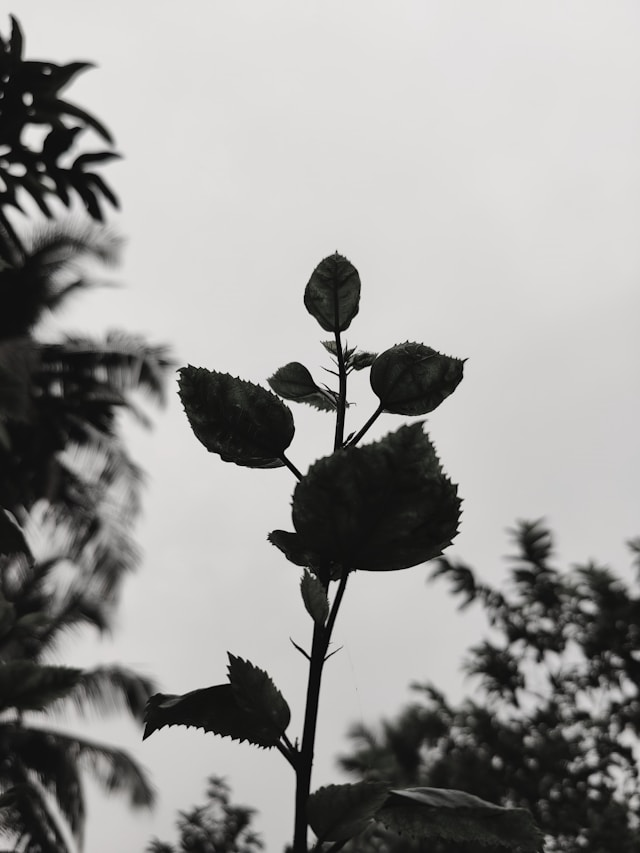
#> input picture inputs/input1/input.png, 640 x 853 px, found by its file name
$ python verify_all.py   (older library calls are emulated)
#> lines starting #> are read from the running program, lines starting #| are printed output that depends on the picture
import cv2
import numpy as np

ref_img = cv2.imread('inputs/input1/input.png', cv2.IMREAD_GRAYSCALE)
#> ref_img: shape (853, 640); min 0, max 243, mean 152.9
ref_img = cv2.resize(ref_img, (640, 853))

gx = cv2.Sobel(ref_img, cv2.CV_16S, 1, 0, ksize=3)
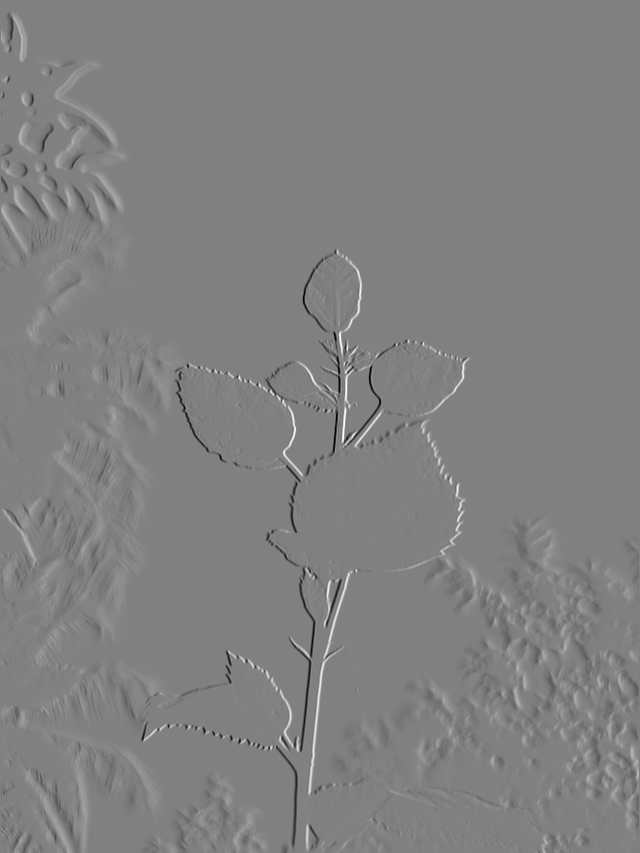
#> gx: shape (853, 640) int16; min -904, max 884, mean 1.5; drawn with min black and max white
gy = cv2.Sobel(ref_img, cv2.CV_16S, 0, 1, ksize=3)
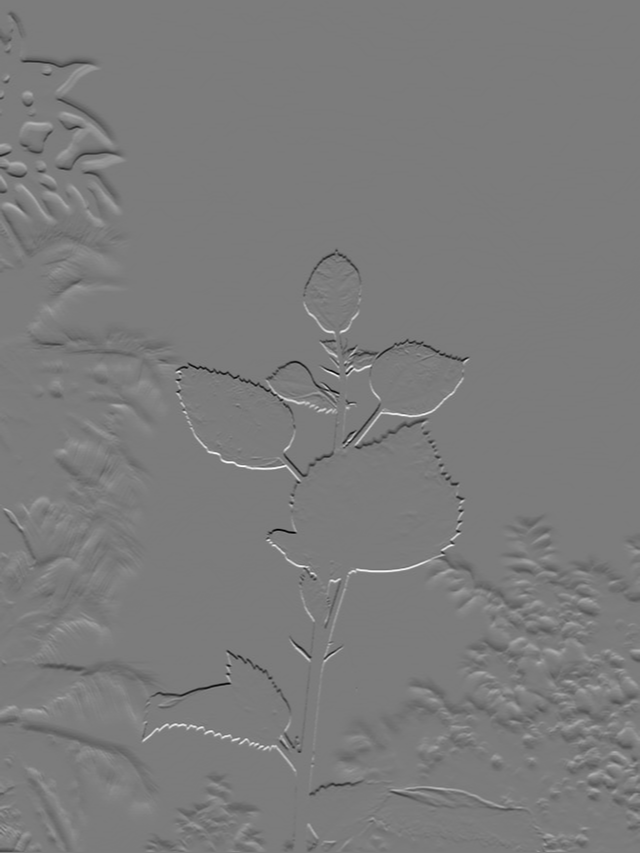
#> gy: shape (853, 640) int16; min -858, max 905, mean -1.5; drawn with min black and max white
g = cv2.add(np.abs(gx), np.abs(gy))
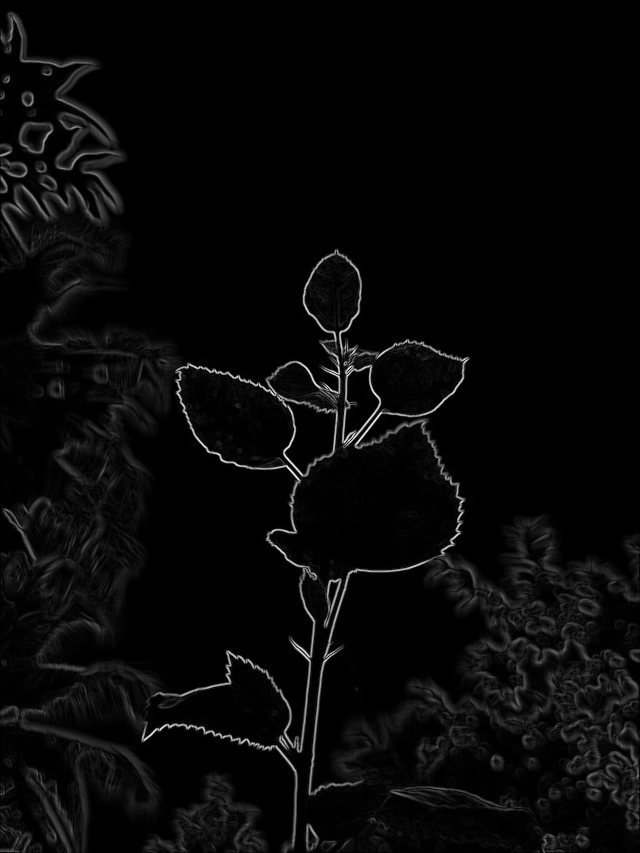
#> g: shape (853, 640) int16; min 0, max 1266, mean 41.3; drawn with min black and max white
g = np.clip(g, 0, 255).astype(np.uint8)
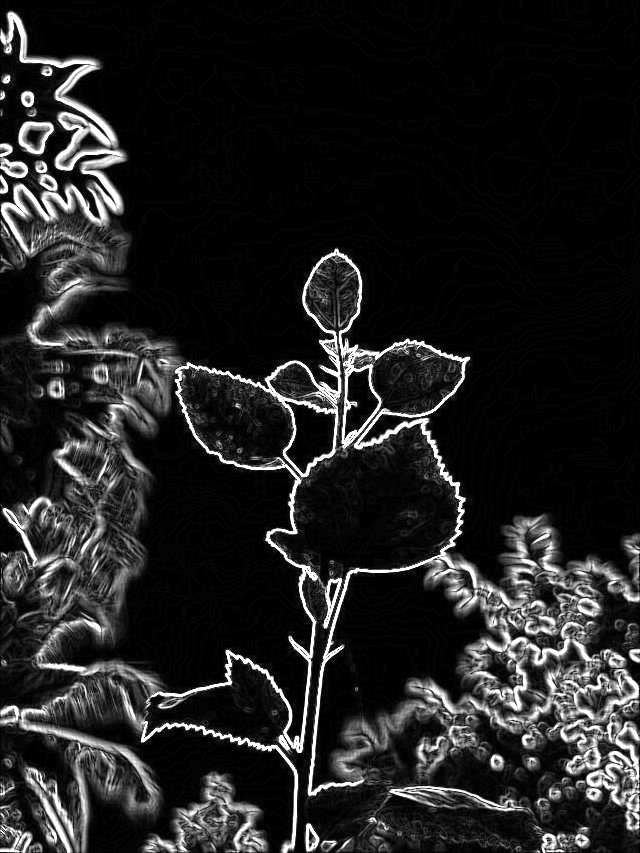
#> g: shape (853, 640); min 0, max 255, mean 33.9
ref_cropped = g[1:-1, 1:-1]
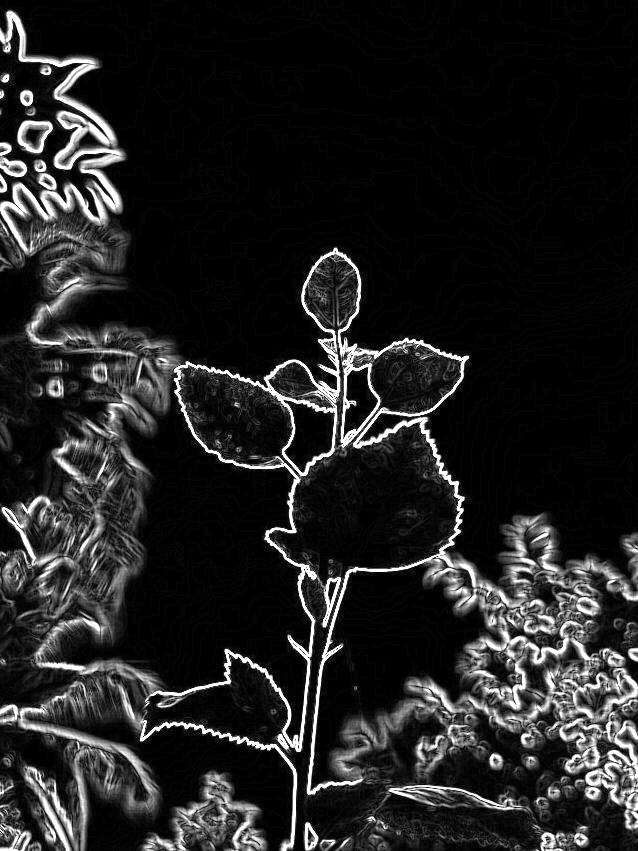
#> ref_cropped: shape (851, 638); min 0, max 255, mean 34

print("==========================================================")
print(" OpenCV Verification of Simulation Dumps")
print("==========================================================")
for arch in ['baseline', 'optimized', 'pipeline']:
    hex_path = f'sim/image_out_{arch}.hex'
    try:
        with open(hex_path, 'r') as f:
            vals = [int(line.strip(), 16) for line in f if line.strip()]
        hw_arr = np.array(vals, dtype=np.uint8).reshape((851, 638))
        mean_err = np.mean(np.abs(ref_cropped.astype(float) - hw_arr.astype(float)))
        # Save output image
        out_png = f'sim/result_{arch}.png'
        cv2.imwrite(out_png, hw_arr)
        print(f"[{arch.upper():9s}] Total Pixels: {len(vals):6d} | Mean Error: {mean_err:.2f} | Saved: {out_png}")
    except Exception as e:
        print(f"[{arch.upper():9s}] Error reading {hex_path}: {e}")
print("==========================================================")
